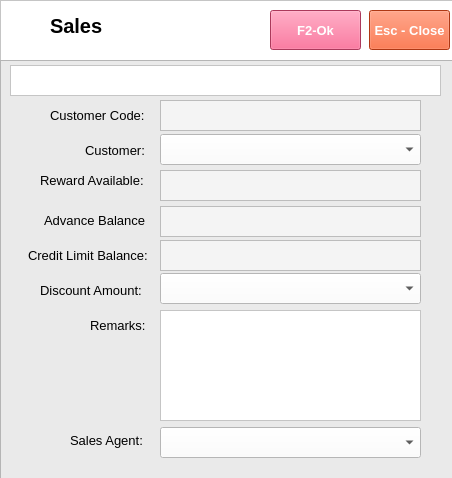
<?xml version="1.0" encoding="UTF-8"?>
<ui version="4.0">
 <class>Form</class>
 <widget class="QWidget" name="Form">
  <property name="geometry">
   <rect>
    <x>0</x>
    <y>0</y>
    <width>452</width>
    <height>478</height>
   </rect>
  </property>
  <property name="windowTitle">
   <string>Form</string>
  </property>
  <widget class="QFrame" name="frame">
   <property name="geometry">
    <rect>
     <x>0</x>
     <y>0</y>
     <width>701</width>
     <height>61</height>
    </rect>
   </property>
   <property name="styleSheet">
    <string notr="true">background-color: rgb(255, 255, 255);</string>
   </property>
   <property name="frameShape">
    <enum>QFrame::StyledPanel</enum>
   </property>
   <property name="frameShadow">
    <enum>QFrame::Raised</enum>
   </property>
   <widget class="QLabel" name="label">
    <property name="geometry">
     <rect>
      <x>10</x>
      <y>10</y>
      <width>35</width>
      <height>35</height>
     </rect>
    </property>
    <property name="text">
     <string/>
    </property>
    <property name="pixmap">
     <pixmap>../../Documents/GitHub/python-pos/img/POS.png</pixmap>
    </property>
    <property name="scaledContents">
     <bool>true</bool>
    </property>
   </widget>
   <widget class="QLabel" name="label_2">
    <property name="geometry">
     <rect>
      <x>50</x>
      <y>10</y>
      <width>101</width>
      <height>31</height>
     </rect>
    </property>
    <property name="font">
     <font>
      <family>Segoe UI</family>
      <pointsize>15</pointsize>
      <weight>75</weight>
      <bold>true</bold>
     </font>
    </property>
    <property name="text">
     <string>Sales</string>
    </property>
   </widget>
   <widget class="QPushButton" name="pushButtonOk">
    <property name="geometry">
     <rect>
      <x>270</x>
      <y>10</y>
      <width>91</width>
      <height>40</height>
     </rect>
    </property>
    <property name="font">
     <font>
      <family>Segoe UI</family>
      <pointsize>10</pointsize>
      <weight>75</weight>
      <bold>true</bold>
     </font>
    </property>
    <property name="styleSheet">
     <string notr="true">background-color: rgb(240, 80, 128);
color: rgb(255, 255, 255);</string>
    </property>
    <property name="text">
     <string>F2-Ok</string>
    </property>
   </widget>
   <widget class="QPushButton" name="pushButtonClose">
    <property name="geometry">
     <rect>
      <x>369</x>
      <y>10</y>
      <width>81</width>
      <height>40</height>
     </rect>
    </property>
    <property name="font">
     <font>
      <family>Segoe UI</family>
      <pointsize>10</pointsize>
      <weight>75</weight>
      <bold>true</bold>
     </font>
    </property>
    <property name="styleSheet">
     <string notr="true">background-color: rgb(243, 79, 28);
color: rgb(255, 255, 255);</string>
    </property>
    <property name="text">
     <string>Esc - Close</string>
    </property>
   </widget>
  </widget>
  <widget class="QFrame" name="frame_2">
   <property name="geometry">
    <rect>
     <x>0</x>
     <y>60</y>
     <width>701</width>
     <height>441</height>
    </rect>
   </property>
   <property name="styleSheet">
    <string notr="true">background-color: rgb(234, 234, 234);</string>
   </property>
   <property name="frameShape">
    <enum>QFrame::StyledPanel</enum>
   </property>
   <property name="frameShadow">
    <enum>QFrame::Raised</enum>
   </property>
   <widget class="QTextEdit" name="textEditCustomerCode">
    <property name="geometry">
     <rect>
      <x>10</x>
      <y>5</y>
      <width>431</width>
      <height>31</height>
     </rect>
    </property>
    <property name="font">
     <font>
      <family>Segoe UI</family>
      <pointsize>10</pointsize>
     </font>
    </property>
    <property name="styleSheet">
     <string notr="true">background-color: rgb(255, 255, 255);
color: rgb(0, 0, 0);</string>
    </property>
   </widget>
   <widget class="QLabel" name="label_3">
    <property name="geometry">
     <rect>
      <x>50</x>
      <y>45</y>
      <width>101</width>
      <height>21</height>
     </rect>
    </property>
    <property name="font">
     <font>
      <family>Segoe UI</family>
      <pointsize>10</pointsize>
     </font>
    </property>
    <property name="text">
     <string>Customer Code:</string>
    </property>
   </widget>
   <widget class="QTextEdit" name="textEditQuantity">
    <property name="geometry">
     <rect>
      <x>160</x>
      <y>40</y>
      <width>261</width>
      <height>31</height>
     </rect>
    </property>
    <property name="styleSheet">
     <string notr="true">background-color: rgb(244, 244, 244);
color: rgb(0, 0, 0);</string>
    </property>
    <property name="readOnly">
     <bool>true</bool>
    </property>
   </widget>
   <widget class="QLabel" name="label_4">
    <property name="geometry">
     <rect>
      <x>85</x>
      <y>80</y>
      <width>61</width>
      <height>21</height>
     </rect>
    </property>
    <property name="font">
     <font>
      <family>Segoe UI</family>
      <pointsize>10</pointsize>
     </font>
    </property>
    <property name="text">
     <string>Customer:</string>
    </property>
   </widget>
   <widget class="QLabel" name="label_5">
    <property name="geometry">
     <rect>
      <x>40</x>
      <y>110</y>
      <width>111</width>
      <height>21</height>
     </rect>
    </property>
    <property name="font">
     <font>
      <family>Segoe UI</family>
      <pointsize>10</pointsize>
     </font>
    </property>
    <property name="text">
     <string>Reward Available:</string>
    </property>
   </widget>
   <widget class="QLabel" name="label_6">
    <property name="geometry">
     <rect>
      <x>44</x>
      <y>150</y>
      <width>101</width>
      <height>21</height>
     </rect>
    </property>
    <property name="font">
     <font>
      <family>Segoe UI</family>
      <pointsize>10</pointsize>
     </font>
    </property>
    <property name="text">
     <string>Advance Balance:</string>
    </property>
   </widget>
   <widget class="QLabel" name="label_7">
    <property name="geometry">
     <rect>
      <x>28</x>
      <y>185</y>
      <width>131</width>
      <height>21</height>
     </rect>
    </property>
    <property name="font">
     <font>
      <family>Segoe UI</family>
      <pointsize>10</pointsize>
     </font>
    </property>
    <property name="text">
     <string>Credit Limit Balance:</string>
    </property>
   </widget>
   <widget class="QLabel" name="label_8">
    <property name="geometry">
     <rect>
      <x>40</x>
      <y>220</y>
      <width>101</width>
      <height>21</height>
     </rect>
    </property>
    <property name="font">
     <font>
      <family>Segoe UI</family>
      <pointsize>10</pointsize>
     </font>
    </property>
    <property name="text">
     <string>Discount Amount:</string>
    </property>
   </widget>
   <widget class="QTextEdit" name="textEditRemarks">
    <property name="geometry">
     <rect>
      <x>160</x>
      <y>250</y>
      <width>261</width>
      <height>111</height>
     </rect>
    </property>
    <property name="styleSheet">
     <string notr="true">background-color: rgb(255, 255, 255);
color: rgb(0, 0, 0);</string>
    </property>
   </widget>
   <widget class="QLabel" name="label_9">
    <property name="geometry">
     <rect>
      <x>90</x>
      <y>255</y>
      <width>61</width>
      <height>21</height>
     </rect>
    </property>
    <property name="font">
     <font>
      <family>Segoe UI</family>
      <pointsize>10</pointsize>
     </font>
    </property>
    <property name="text">
     <string>Remarks:</string>
    </property>
   </widget>
   <widget class="QLabel" name="label_13">
    <property name="geometry">
     <rect>
      <x>70</x>
      <y>370</y>
      <width>81</width>
      <height>21</height>
     </rect>
    </property>
    <property name="font">
     <font>
      <family>Segoe UI</family>
      <pointsize>10</pointsize>
     </font>
    </property>
    <property name="text">
     <string>Sales Agent:</string>
    </property>
   </widget>
   <widget class="QComboBox" name="comboBoxCustomer">
    <property name="geometry">
     <rect>
      <x>160</x>
      <y>74</y>
      <width>261</width>
      <height>31</height>
     </rect>
    </property>
    <property name="styleSheet">
     <string notr="true">background-color: rgb(255, 255, 255);
color: rgb(0, 0, 0);</string>
    </property>
   </widget>
   <widget class="QTextEdit" name="textEditRewardAvailable">
    <property name="geometry">
     <rect>
      <x>160</x>
      <y>110</y>
      <width>261</width>
      <height>31</height>
     </rect>
    </property>
    <property name="styleSheet">
     <string notr="true">background-color: rgb(244, 244, 244);
color: rgb(0, 0, 0);</string>
    </property>
    <property name="readOnly">
     <bool>true</bool>
    </property>
   </widget>
   <widget class="QTextEdit" name="textEditAvailableBalance">
    <property name="geometry">
     <rect>
      <x>160</x>
      <y>146</y>
      <width>261</width>
      <height>31</height>
     </rect>
    </property>
    <property name="styleSheet">
     <string notr="true">background-color: rgb(244, 244, 244);
color: rgb(0, 0, 0);</string>
    </property>
    <property name="readOnly">
     <bool>true</bool>
    </property>
   </widget>
   <widget class="QTextEdit" name="textEditCreditLimitBalance">
    <property name="geometry">
     <rect>
      <x>160</x>
      <y>180</y>
      <width>261</width>
      <height>31</height>
     </rect>
    </property>
    <property name="styleSheet">
     <string notr="true">background-color: rgb(244, 244, 244);
color: rgb(0, 0, 0);</string>
    </property>
    <property name="readOnly">
     <bool>true</bool>
    </property>
   </widget>
   <widget class="QComboBox" name="comboBoxTerm">
    <property name="geometry">
     <rect>
      <x>160</x>
      <y>213</y>
      <width>261</width>
      <height>31</height>
     </rect>
    </property>
    <property name="styleSheet">
     <string notr="true">background-color: rgb(255, 255, 255);
color: rgb(0, 0, 0);</string>
    </property>
   </widget>
   <widget class="QComboBox" name="comboBoxSalesAgent">
    <property name="geometry">
     <rect>
      <x>160</x>
      <y>367</y>
      <width>261</width>
      <height>31</height>
     </rect>
    </property>
    <property name="styleSheet">
     <string notr="true">background-color: rgb(255, 255, 255);
color: rgb(0, 0, 0);</string>
    </property>
   </widget>
  </widget>
 </widget>
 <resources/>
 <connections/>
</ui>
